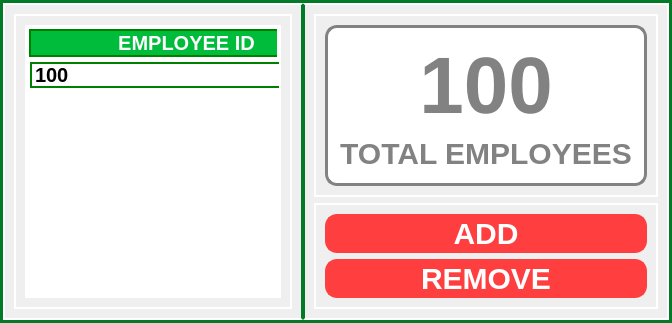
           <widget class="QFrame" name="employee_log_mainFrame">
            <property name="styleSheet">
             <string notr="true">border-color:#037a28;
border-width: 3px;
border-style: solid;</string>
            </property>
            <property name="frameShape">
             <enum>QFrame::StyledPanel</enum>
            </property>
            <property name="frameShadow">
             <enum>QFrame::Raised</enum>
            </property>
            <layout class="QGridLayout" name="gridLayout_84">
             <property name="leftMargin">
              <number>0</number>
             </property>
             <property name="topMargin">
              <number>0</number>
             </property>
             <property name="rightMargin">
              <number>0</number>
             </property>
             <property name="bottomMargin">
              <number>0</number>
             </property>
             <property name="spacing">
              <number>0</number>
             </property>
             <item row="0" column="1">
              <widget class="QFrame" name="frame_431">
               <property name="maximumSize">
                <size>
                 <width>400</width>
                 <height>16777215</height>
                </size>
               </property>
               <property name="styleSheet">
                <string notr="true">border-color:white;
border-left-color:#037a28;
border-width: 1.5px;
border-style: solid;</string>
               </property>
               <property name="frameShape">
                <enum>QFrame::StyledPanel</enum>
               </property>
               <property name="frameShadow">
                <enum>QFrame::Raised</enum>
               </property>
               <layout class="QGridLayout" name="gridLayout_85">
                <item row="0" column="0">
                 <widget class="QFrame" name="frame_432">
                  <property name="maximumSize">
                   <size>
                    <width>16777215</width>
                    <height>999999</height>
                   </size>
                  </property>
                  <property name="styleSheet">
                   <string notr="true">border-color: white;</string>
                  </property>
                  <property name="frameShape">
                   <enum>QFrame::StyledPanel</enum>
                  </property>
                  <property name="frameShadow">
                   <enum>QFrame::Raised</enum>
                  </property>
                  <layout class="QHBoxLayout" name="horizontalLayout_149">
                   <item>
                    <widget class="QFrame" name="frame_433">
                     <property name="maximumSize">
                      <size>
                       <width>16777215</width>
                       <height>250</height>
                      </size>
                     </property>
                     <property name="styleSheet">
                      <string notr="true">border-color:#828282;
background-color: white;
color:#828282;
border-width: 3px;
border-radius: 12px;
border-style: solid;</string>
                     </property>
                     <property name="frameShape">
                      <enum>QFrame::StyledPanel</enum>
                     </property>
                     <property name="frameShadow">
                      <enum>QFrame::Raised</enum>
                     </property>
                     <layout class="QGridLayout" name="gridLayout_86">
                      <property name="verticalSpacing">
                       <number>0</number>
                      </property>
                      <item row="0" column="0">
                       <widget class="QPushButton" name="employee_total_main_label">
                        <property name="focusPolicy">
                         <enum>Qt::NoFocus</enum>
                        </property>
                        <property name="styleSheet">
                         <string notr="true">border-color: white;
color: #828282;
font: bold 80px Arial, serif;
text-align: center;</string>
                        </property>
                        <property name="text">
                         <string>100</string>
                        </property>
                       </widget>
                      </item>
                      <item row="1" column="0">
                       <widget class="QPushButton" name="pushButton_62">
                        <property name="focusPolicy">
                         <enum>Qt::NoFocus</enum>
                        </property>
                        <property name="styleSheet">
                         <string notr="true">border-color: white;
color: #828282;
font: bold 30px Arial, serif;
text-align: center;</string>
                        </property>
                        <property name="text">
                         <string>TOTAL EMPLOYEES</string>
                        </property>
                       </widget>
                      </item>
                     </layout>
                    </widget>
                   </item>
                  </layout>
                 </widget>
                </item>
                <item row="1" column="0">
                 <widget class="QFrame" name="frame_434">
                  <property name="maximumSize">
                   <size>
                    <width>16777215</width>
                    <height>150</height>
                   </size>
                  </property>
                  <property name="styleSheet">
                   <string notr="true">QFrame{
border-color: white;
}
QPushButton{
border-color: #FF3E3F;
background-color: #ff3e3f;
color: rgb(255, 255, 255);
border-radius: 12px;
font: bold 30px Arial, serif;
text-align: center;
cursor: grab;
}

QPushButton:hover{
	border-color:#cc3132;
	background-color: #cc3132;
}
</string>
                  </property>
                  <property name="frameShape">
                   <enum>QFrame::StyledPanel</enum>
                  </property>
                  <property name="frameShadow">
                   <enum>QFrame::Raised</enum>
                  </property>
                  <layout class="QGridLayout" name="gridLayout_89">
                   <item row="0" column="0">
                    <widget class="QPushButton" name="add_employee_btn">
                     <property name="maximumSize">
                      <size>
                       <width>16777215</width>
                       <height>55</height>
                      </size>
                     </property>
                     <property name="cursor">
                      <cursorShape>PointingHandCursor</cursorShape>
                     </property>
                     <property name="focusPolicy">
                      <enum>Qt::NoFocus</enum>
                     </property>
                     <property name="text">
                      <string>ADD</string>
                     </property>
                    </widget>
                   </item>
                   <item row="1" column="0">
                    <widget class="QPushButton" name="remove_employee_btn">
                     <property name="maximumSize">
                      <size>
                       <width>16777215</width>
                       <height>55</height>
                      </size>
                     </property>
                     <property name="cursor">
                      <cursorShape>PointingHandCursor</cursorShape>
                     </property>
                     <property name="focusPolicy">
                      <enum>Qt::NoFocus</enum>
                     </property>
                     <property name="text">
                      <string>REMOVE</string>
                     </property>
                    </widget>
                   </item>
                  </layout>
                 </widget>
                </item>
               </layout>
              </widget>
             </item>
             <item row="0" column="0">
              <widget class="QFrame" name="frame_435">
               <property name="maximumSize">
                <size>
                 <width>1400</width>
                 <height>16777215</height>
                </size>
               </property>
               <property name="styleSheet">
                <string notr="true">border-color:white;
border-right-color:#037a28;
border-width: 1.5px;
border-style: solid;</string>
               </property>
               <property name="frameShape">
                <enum>QFrame::StyledPanel</enum>
               </property>
               <property name="frameShadow">
                <enum>QFrame::Raised</enum>
               </property>
               <layout class="QHBoxLayout" name="horizontalLayout_150">
                <item>
                 <widget class="QFrame" name="frame_436">
                  <property name="maximumSize">
                   <size>
                    <width>1350</width>
                    <height>16777215</height>
                   </size>
                  </property>
                  <property name="styleSheet">
                   <string notr="true">border-color: white;</string>
                  </property>
                  <property name="frameShape">
                   <enum>QFrame::StyledPanel</enum>
                  </property>
                  <property name="frameShadow">
                   <enum>QFrame::Raised</enum>
                  </property>
                  <layout class="QHBoxLayout" name="horizontalLayout_151">
                   <item>
                    <widget class="QTableWidget" name="employee_tableWidget">
                     <property name="maximumSize">
                      <size>
                       <width>1350</width>
                       <height>16777215</height>
                      </size>
                     </property>
                     <property name="focusPolicy">
                      <enum>Qt::NoFocus</enum>
                     </property>
                     <property name="styleSheet">
                      <string notr="true">QTableWidget{
background-color: white;
gridline-color: green;
font: bold 20px Arial, serif;
border-width: 2px;
	
}
QTableView::item {
margin-top: 3px;
margin-left: 3px;
border-left: 2px solid green;
border-top: 2px solid green;
border-bottom: 2px solid green;
border-right: 2px solid green;
}
QHeaderView::section{
background-color: #00bc3b;
border: 2px solid green;
font: bold 20px Arial, serif;
color: rgb(255, 255, 255);
}
</string>
                     </property>
                     <property name="horizontalScrollBarPolicy">
                      <enum>Qt::ScrollBarAlwaysOff</enum>
                     </property>
                     <property name="editTriggers">
                      <set>QAbstractItemView::NoEditTriggers</set>
                     </property>
                     <property name="gridStyle">
                      <enum>Qt::NoPen</enum>
                     </property>
                     <attribute name="horizontalHeaderDefaultSectionSize">
                      <number>315</number>
                     </attribute>
                     <attribute name="verticalHeaderVisible">
                      <bool>false</bool>
                     </attribute>
                     <row>
                      <property name="text">
                       <string>1</string>
                      </property>
                     </row>
                     <column>
                      <property name="text">
                       <string>EMPLOYEE ID</string>
                      </property>
                     </column>
                     <column>
                      <property name="text">
                       <string>NAME</string>
                      </property>
                     </column>
                     <column>
                      <property name="text">
                       <string>MOBILE NO.</string>
                      </property>
                     </column>
                     <column>
                      <property name="text">
                       <string>DATE EMPLOYED</string>
                      </property>
                     </column>
                     <item row="0" column="0">
                      <property name="text">
                       <string>100</string>
                      </property>
                     </item>
                     <item row="0" column="1">
                      <property name="text">
                       <string>5kg dumbbell</string>
                      </property>
                     </item>
                     <item row="0" column="3">
                      <property name="text">
                       <string>10 / 10</string>
                      </property>
                     </item>
                    </widget>
                   </item>
                  </layout>
                 </widget>
                </item>
               </layout>
              </widget>
             </item>
            </layout>
           </widget>
